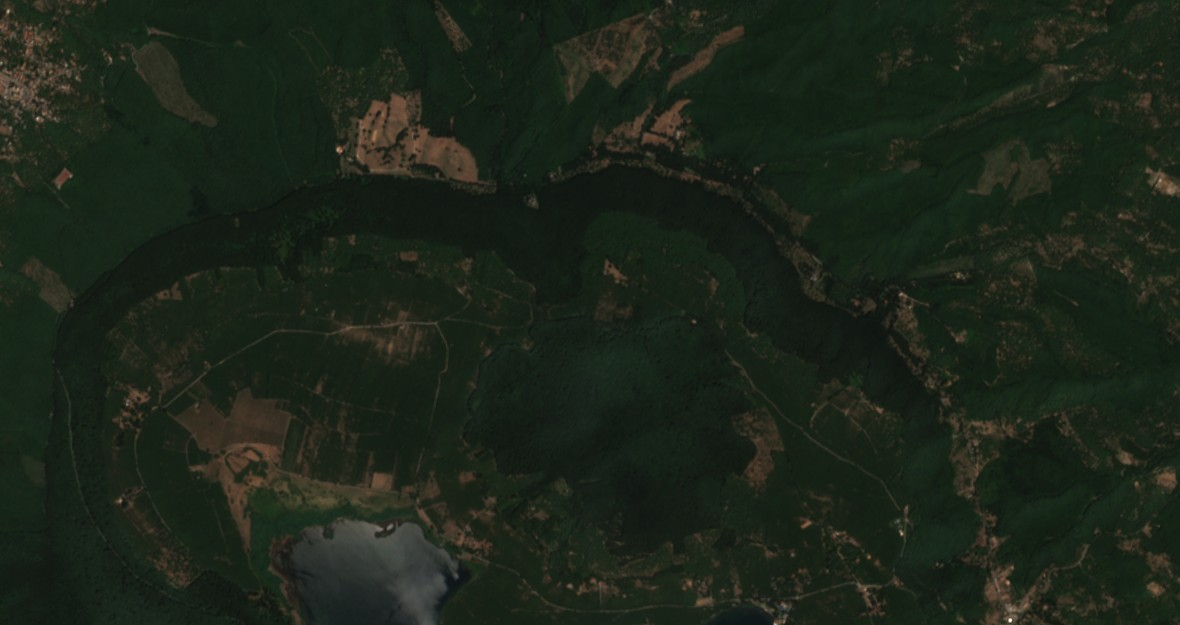
#> input picture forestmask/TrueColor/2.jpg, 1180 x 625 px
$ python downlink.py
#> lines starting #> are read from the running program, lines starting #| are printed output that depends on the picture; after the words box and inside, x2 and y2 are one past the last pixel; in counts of white or black regions, pixels touching at a corner belong together
import cv2
import numpy as np

image = cv2.imread('./TrueColor/2.jpg')
#> image is the input picture: shape (625, 1180, 3); mean B, G, R 25.6, 37.2, 28.4

if image is None:
    print("Error loading image. Is the file path correct?")
else:
    lower_green = np.array([30, 40, 40])
    upper_green = np.array([85, 255, 255])

    hsv = cv2.cvtColor(image, cv2.COLOR_BGR2HSV)
#> hsv: shape (625, 1180, 3); mean H, S, V 54.5, 88.6, 37.9
    mask = cv2.inRange(hsv, lower_green, upper_green)
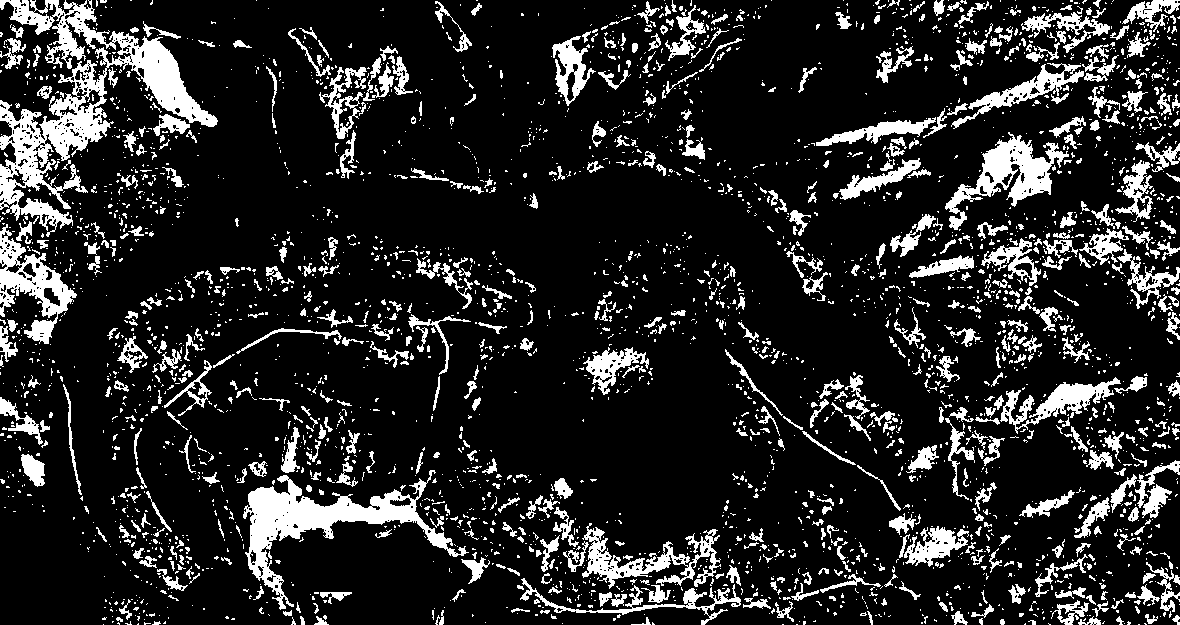
#> mask: shape (625, 1180); 15.2% white; 3424 white regions (2785 under 20 px), largest, box (x1, y1, x2, y2) and area: (0, 0, 218, 237) 13323, (243, 470, 469, 610) 7071, (945, 132, 1069, 230) 3748

    kernel = np.ones((5, 5), np.uint8)
    mask = cv2.morphologyEx(mask, cv2.MORPH_CLOSE, kernel)
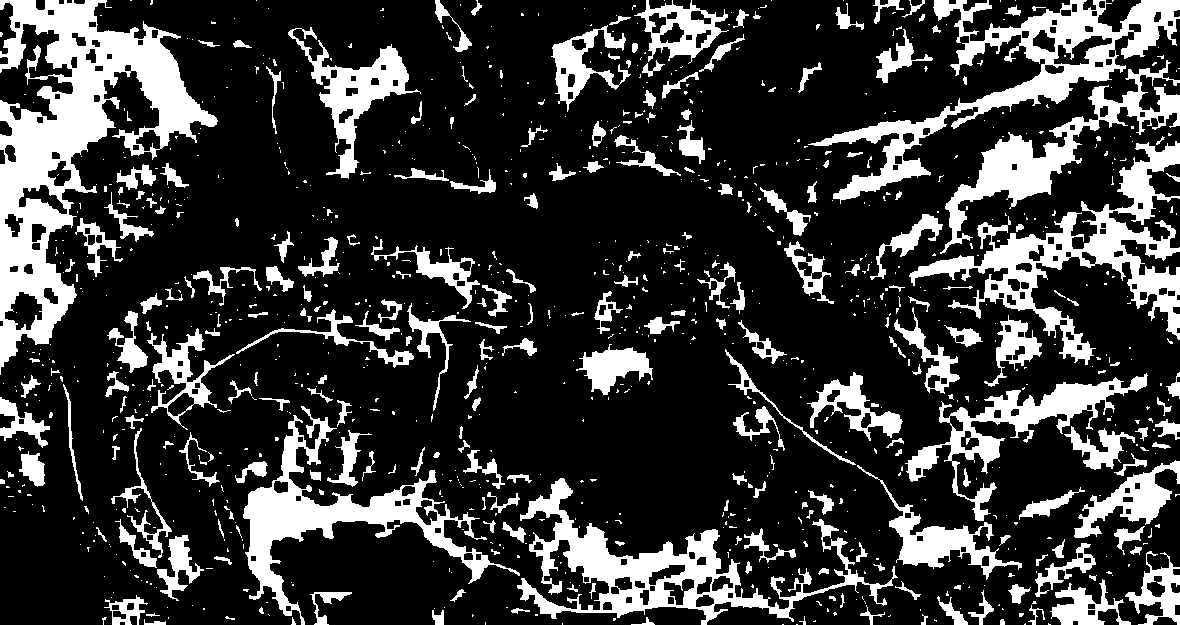
#> mask: shape (625, 1180); 22.1% white; 1045 white regions (785 under 20 px), largest, box (x1, y1, x2, y2) and area: (0, 0, 218, 375) 26729, (808, 0, 1180, 204) 13906, (909, 141, 1180, 365) 13407
    mask = cv2.morphologyEx(mask, cv2.MORPH_OPEN, kernel)
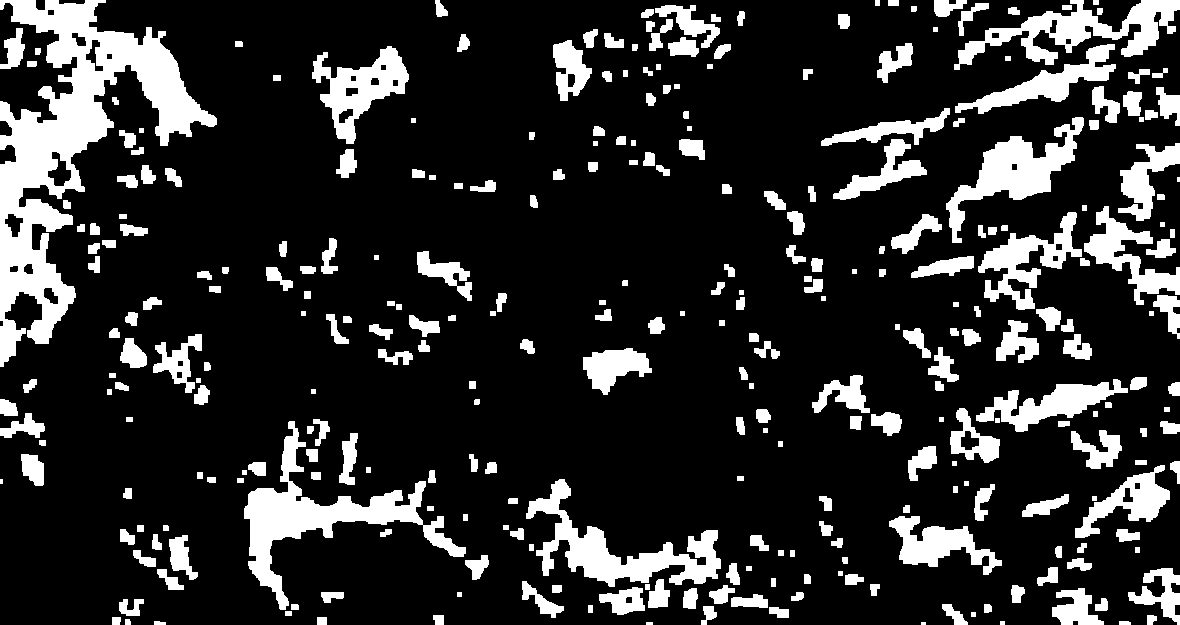
#> mask: shape (625, 1180); 17.7% white; 311 white regions (3 under 20 px), largest, box (x1, y1, x2, y2) and area: (0, 0, 217, 367) 24532, (244, 421, 466, 610) 8521, (526, 479, 721, 587) 6414

    result = cv2.bitwise_and(image, image, mask=mask)
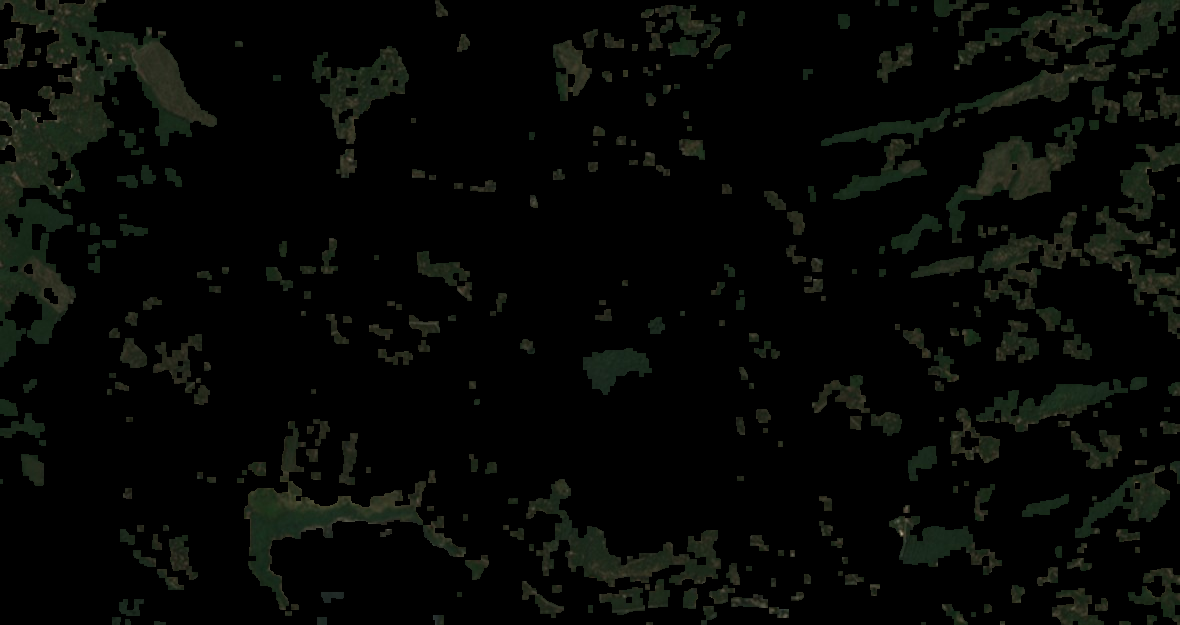
#> result: shape (625, 1180, 3); mean B, G, R 5.1, 7.6, 6.1

    def adjust_brightness_contrast(image, alpha=1.5, beta=30):
#> called with alpha = 1.5, beta = 30
        return cv2.convertScaleAbs(image, alpha=alpha, beta=beta)
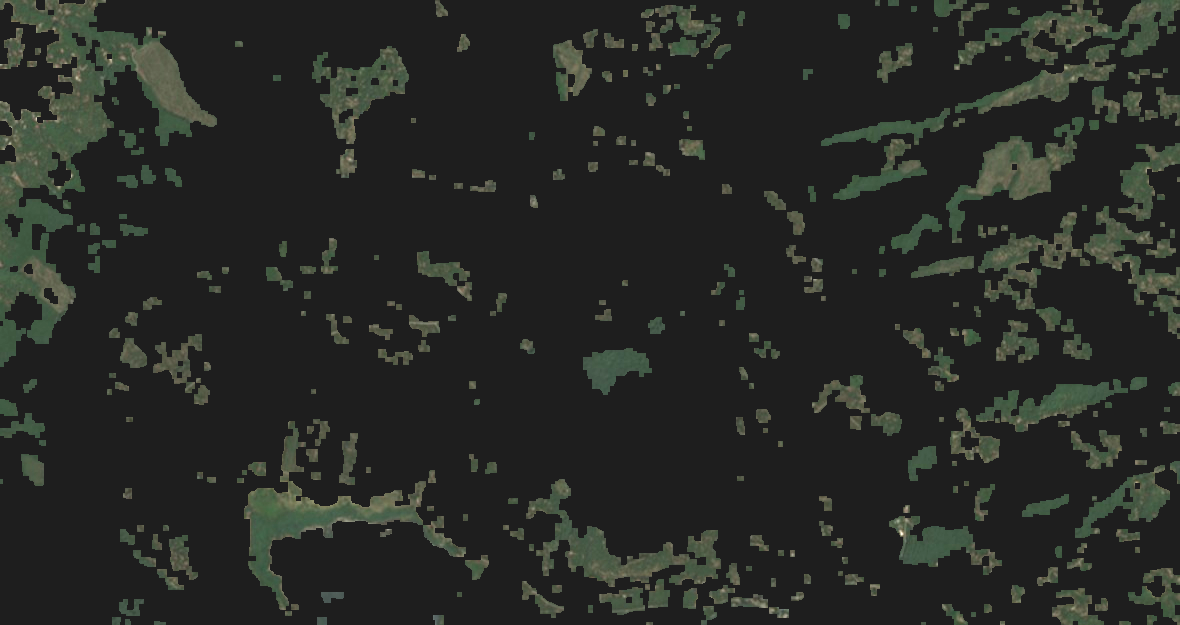
#> returned value: shape (625, 1180, 3); mean of channels 0, 1, 2 37.6, 41.4, 39.1; drawn as B, G, R

    adjusted_result = adjust_brightness_contrast(result, alpha=1.5, beta=30)

    green_area = cv2.countNonZero(mask)
#> green_area = 130826
    total_area = mask.size
#> total_area = 737500
    green_percentage = (green_area / total_area) * 100
#> green_percentage = 17.74

    if green_percentage > 20:
        print("Forest or greenery area detected.")
    else:
        print("Forest or greenery area not detected.")

    cv2.imshow('Mask', mask)
    cv2.imshow('Original Image', image)
    cv2.imshow('Result', result)
    cv2.imshow('Adjusted Result', adjusted_result)

    cv2.waitKey(0)
    cv2.destroyAllWindows()

$ run again, with forestmask/TrueColor/1.jpg copied over forestmask/TrueColor/2.jpg
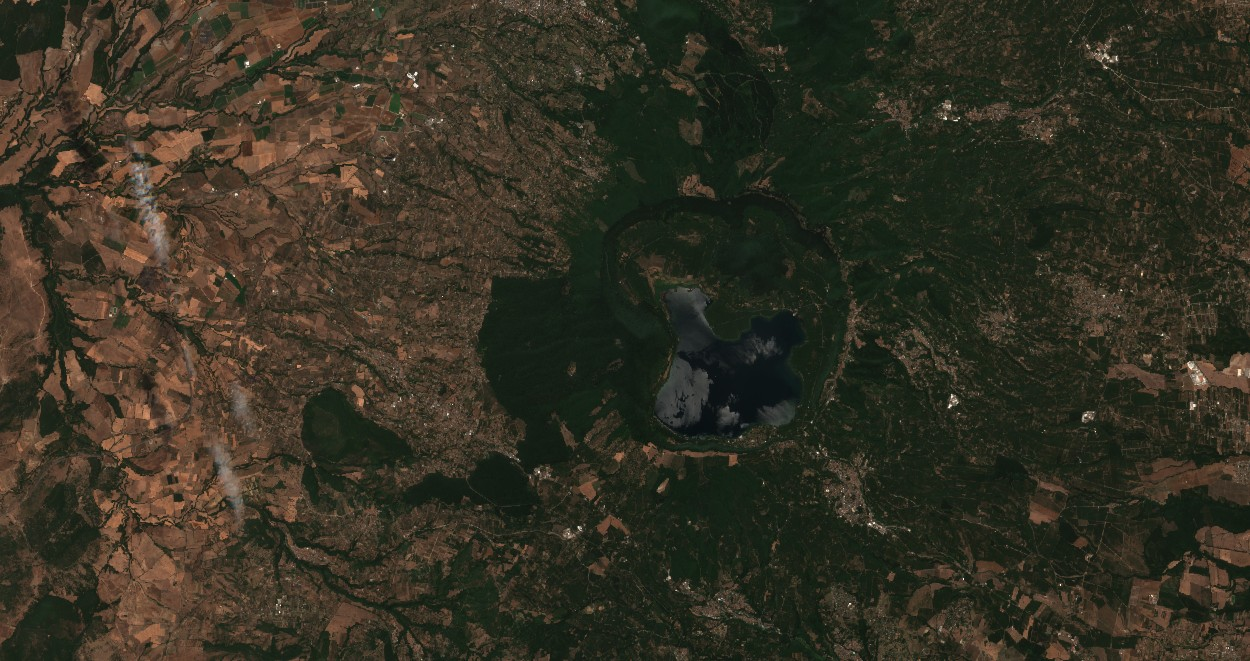
#> input picture forestmask/TrueColor/1.jpg, 1250 x 661 px
#> image is the input picture: shape (661, 1250, 3); mean B, G, R 35.4, 49.1, 52.7
#> hsv: shape (661, 1250, 3); mean H, S, V 34, 94.4, 56.5
#> `mask = cv2.inRange(hsv, lower_green, upper_green)`:
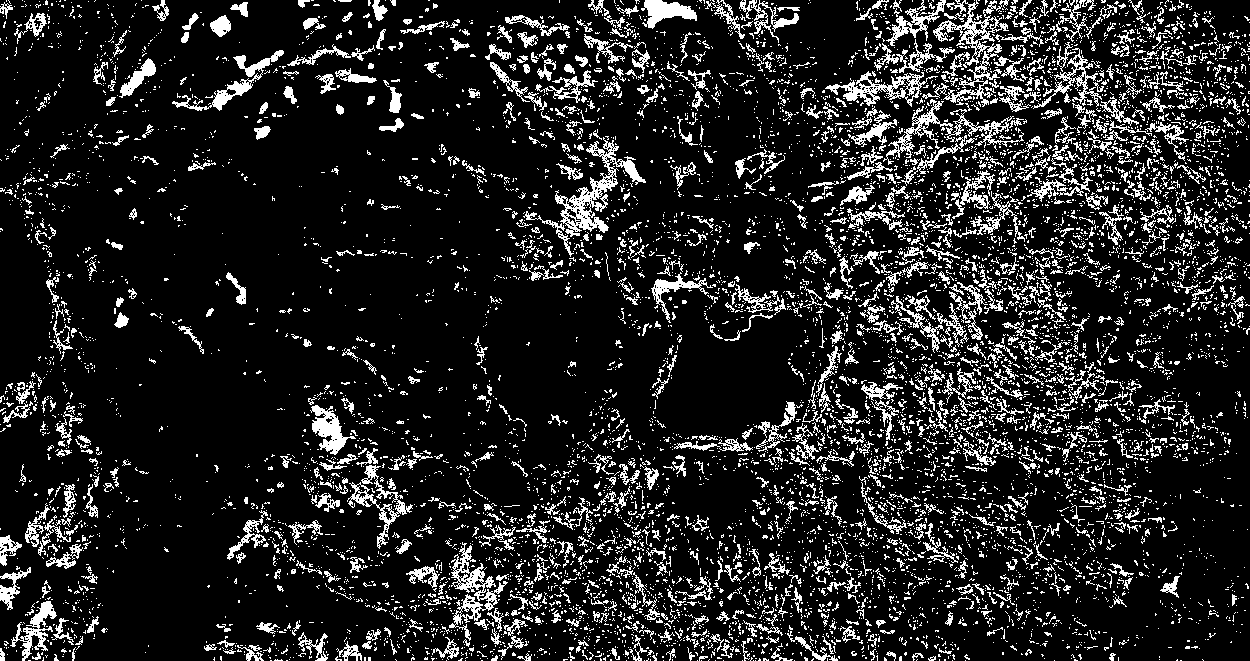
#> mask: shape (661, 1250); 13.9% white in thin lines or dots
#> in adjust_brightness_contrast, `return cv2.convertScaleAbs(image, alpha=alpha, beta=beta)`:
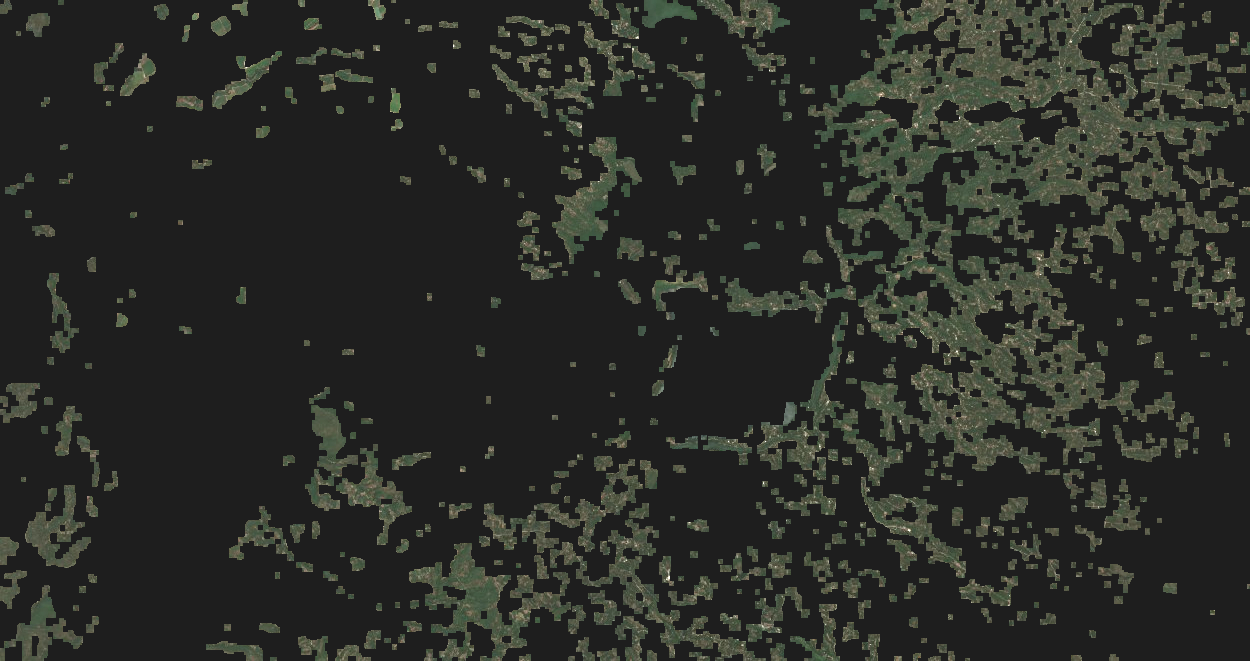
#> returned value: shape (661, 1250, 3); mean of channels 0, 1, 2 39.8, 44.4, 42.7; drawn as B, G, R
#> green_area = 190945
#> green_percentage = 23.11
